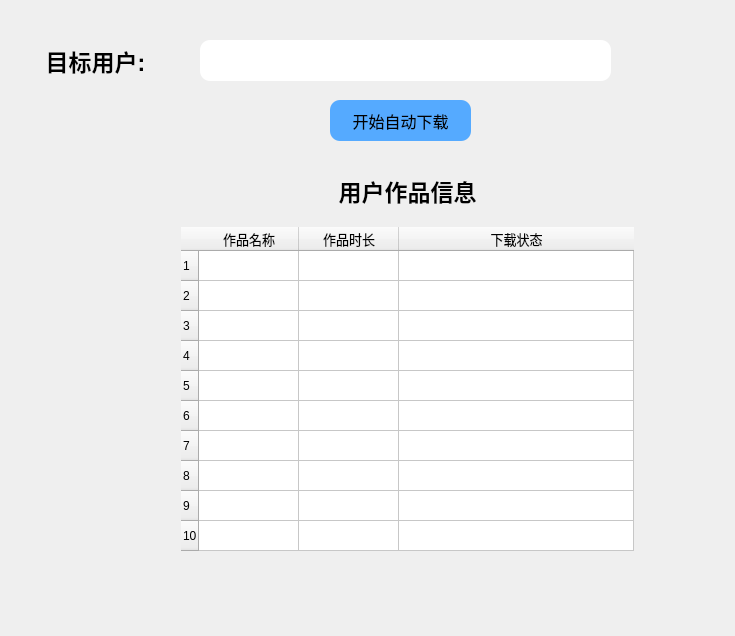
<?xml version="1.0" encoding="UTF-8"?>
<ui version="4.0">
 <class>MainPage</class>
 <widget class="QMainWindow" name="MainPage">
  <property name="geometry">
   <rect>
    <x>0</x>
    <y>0</y>
    <width>735</width>
    <height>636</height>
   </rect>
  </property>
  <property name="minimumSize">
   <size>
    <width>735</width>
    <height>636</height>
   </size>
  </property>
  <property name="maximumSize">
   <size>
    <width>735</width>
    <height>636</height>
   </size>
  </property>
  <property name="acceptDrops">
   <bool>true</bool>
  </property>
  <property name="windowTitle">
   <string>自动下载助手</string>
  </property>
  <property name="whatsThis">
   <string notr="true"/>
  </property>
  <property name="styleSheet">
   <string notr="true">#MainPage{
border-image: url(:/mainwindow/images/Mainbackground.bmp);
}</string>
  </property>
  <property name="animated">
   <bool>false</bool>
  </property>
  <widget class="QWidget" name="centralWidget">
   <widget class="QLabel" name="TargetUser_label">
    <property name="geometry">
     <rect>
      <x>40</x>
      <y>40</y>
      <width>111</width>
      <height>41</height>
     </rect>
    </property>
    <property name="font">
     <font>
      <pointsize>17</pointsize>
      <weight>75</weight>
      <bold>true</bold>
     </font>
    </property>
    <property name="text">
     <string>目标用户:</string>
    </property>
    <property name="alignment">
     <set>Qt::AlignCenter</set>
    </property>
   </widget>
   <widget class="QPushButton" name="Scrap_pushButton">
    <property name="geometry">
     <rect>
      <x>330</x>
      <y>100</y>
      <width>141</width>
      <height>41</height>
     </rect>
    </property>
    <property name="font">
     <font>
      <pointsize>12</pointsize>
     </font>
    </property>
    <property name="autoFillBackground">
     <bool>false</bool>
    </property>
    <property name="styleSheet">
     <string notr="true">#Scrap_pushButton{
	border-radius:10px;
	background-color: rgb(85, 170, 255);
}
</string>
    </property>
    <property name="text">
     <string>开始自动下载</string>
    </property>
   </widget>
   <widget class="QLineEdit" name="HomePageUrl_lineEdit">
    <property name="geometry">
     <rect>
      <x>200</x>
      <y>40</y>
      <width>411</width>
      <height>41</height>
     </rect>
    </property>
    <property name="styleSheet">
     <string notr="true">#HomePageUrl_lineEdit{
		border-radius:10px;}</string>
    </property>
   </widget>
   <widget class="QWidget" name="layoutWidget">
    <property name="geometry">
     <rect>
      <x>181</x>
      <y>161</y>
      <width>453</width>
      <height>390</height>
     </rect>
    </property>
    <layout class="QVBoxLayout" name="verticalLayout">
     <item>
      <widget class="QLabel" name="label">
       <property name="minimumSize">
        <size>
         <width>0</width>
         <height>60</height>
        </size>
       </property>
       <property name="font">
        <font>
         <pointsize>17</pointsize>
         <weight>75</weight>
         <bold>true</bold>
        </font>
       </property>
       <property name="text">
        <string>用户作品信息</string>
       </property>
       <property name="alignment">
        <set>Qt::AlignCenter</set>
       </property>
      </widget>
     </item>
     <item>
      <widget class="QTableWidget" name="Information_tableWidget">
       <property name="minimumSize">
        <size>
         <width>110</width>
         <height>0</height>
        </size>
       </property>
       <property name="baseSize">
        <size>
         <width>123</width>
         <height>231</height>
        </size>
       </property>
       <property name="autoFillBackground">
        <bool>false</bool>
       </property>
       <property name="frameShape">
        <enum>QFrame::NoFrame</enum>
       </property>
       <property name="frameShadow">
        <enum>QFrame::Plain</enum>
       </property>
       <property name="sizeAdjustPolicy">
        <enum>QAbstractScrollArea::AdjustToContents</enum>
       </property>
       <property name="tabKeyNavigation">
        <bool>false</bool>
       </property>
       <property name="showDropIndicator" stdset="0">
        <bool>false</bool>
       </property>
       <property name="selectionMode">
        <enum>QAbstractItemView::SingleSelection</enum>
       </property>
       <property name="selectionBehavior">
        <enum>QAbstractItemView::SelectRows</enum>
       </property>
       <property name="cornerButtonEnabled">
        <bool>false</bool>
       </property>
       <attribute name="horizontalHeaderVisible">
        <bool>true</bool>
       </attribute>
       <attribute name="horizontalHeaderHighlightSections">
        <bool>false</bool>
       </attribute>
       <attribute name="horizontalHeaderStretchLastSection">
        <bool>true</bool>
       </attribute>
       <attribute name="verticalHeaderVisible">
        <bool>true</bool>
       </attribute>
       <row>
        <property name="text">
         <string>1</string>
        </property>
        <property name="textAlignment">
         <set>AlignLeading|AlignVCenter</set>
        </property>
       </row>
       <row>
        <property name="text">
         <string>2</string>
        </property>
       </row>
       <row>
        <property name="text">
         <string>3</string>
        </property>
       </row>
       <row>
        <property name="text">
         <string>4</string>
        </property>
       </row>
       <row>
        <property name="text">
         <string>5</string>
        </property>
       </row>
       <row>
        <property name="text">
         <string>6</string>
        </property>
       </row>
       <row>
        <property name="text">
         <string>7</string>
        </property>
       </row>
       <row>
        <property name="text">
         <string>8</string>
        </property>
       </row>
       <row>
        <property name="text">
         <string>9</string>
        </property>
       </row>
       <row>
        <property name="text">
         <string>10</string>
        </property>
       </row>
       <column>
        <property name="text">
         <string>作品名称</string>
        </property>
        <property name="font">
         <font>
          <pointsize>10</pointsize>
          <weight>50</weight>
          <bold>false</bold>
         </font>
        </property>
        <property name="textAlignment">
         <set>AlignCenter</set>
        </property>
       </column>
       <column>
        <property name="text">
         <string>作品时长</string>
        </property>
        <property name="font">
         <font>
          <pointsize>10</pointsize>
         </font>
        </property>
        <property name="textAlignment">
         <set>AlignCenter</set>
        </property>
       </column>
       <column>
        <property name="text">
         <string>下载状态</string>
        </property>
        <property name="font">
         <font>
          <pointsize>10</pointsize>
         </font>
        </property>
        <property name="textAlignment">
         <set>AlignCenter</set>
        </property>
       </column>
       <item row="0" column="0">
        <property name="text">
         <string/>
        </property>
       </item>
      </widget>
     </item>
    </layout>
   </widget>
  </widget>
 </widget>
 <resources>
  <include location="../pic.qrc"/>
 </resources>
 <connections/>
</ui>
